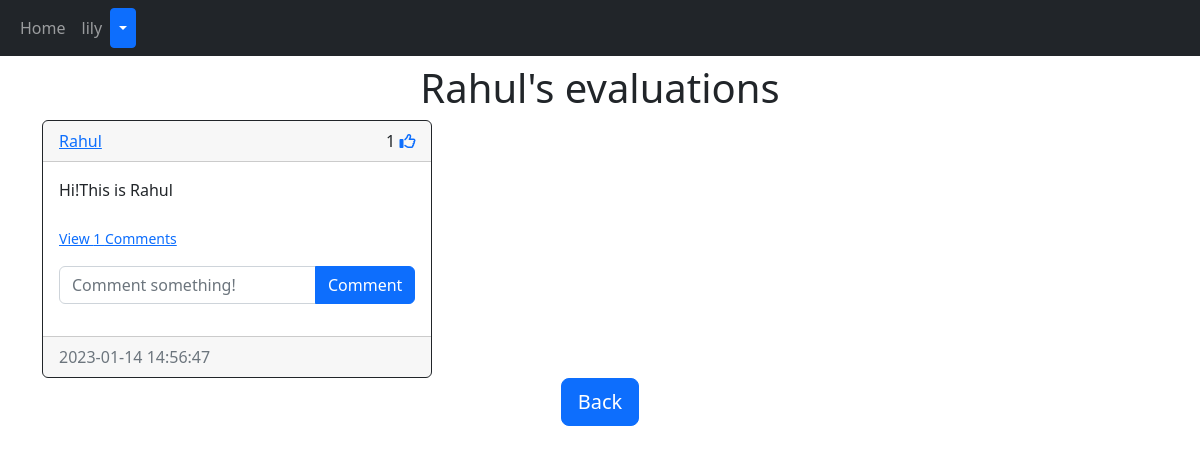
The page /posts/Rahul (signed in) on the database its author committed.
### application/models.py (models this page shows)
class User(db.Model, UserMixin):
    id = db.Column(db.Integer,primary_key=True)
    email = db.Column(db.String(150),unique=True)
    username = db.Column(db.String(150),unique=True)
    password = db.Column(db.String(150))
    date_created = db.Column(db.DateTime(timezone=True),default=func.now())
    posts =  db.relationship("Post", backref="user",cascade="all, delete")
    comments =  db.relationship("Comment", backref="user",cascade="all, delete")
    likes =  db.relationship("Like", backref="user",cascade="all, delete")
    followers = db.relationship("Follower", foreign_keys=[Follower.user_id], backref="followed_user", lazy="dynamic")
    following = db.relationship("Follower", foreign_keys=[Follower.follower_id], backref="follower", lazy="dynamic")

class Post(db.Model):
    id = db.Column(db.Integer,primary_key=True)
    text =db.Column(db.Text,nullable=False)
    date_created = db.Column(db.DateTime(timezone=True),default=func.now())
    author = db.Column(db.Integer,db.ForeignKey('user.id'),nullable = False)
    comments =  db.relationship("Comment", backref="post",cascade="all, delete")
    likes =  db.relationship("Like", backref="post",cascade="all, delete")

### application/views.py (the view)
@views.route("/posts/<username>")
@login_required
def post(username):
    user = User.query.filter_by(username=username).first()
    if not user:
        flash("No with that username exist", category="error")
        redirect(url_for('views.home'))
    posts = user.posts
    user_id = user.id
    following = Follower.query.filter_by(
        user_id=user.id, follower_id=current_user.id).first()
    return render_template("posts.html", user=current_user, posts=posts, username=username, User=User, following=following, user_id=user_id)

### app.py (called while the page is built)
def create_app():
    app = Flask(__name__)
    app.config['SECRET_KEY'] = "perfetchworld"
    app.config['SQLALCHEMY_DATABASE_URI'] = "sqlite:///database.db"
    app.config['SQLALCHEMY_TRACK_MODIFICATIONS'] = False
    db.init_app(app)
    app.app_context().push()
    app.register_blueprint(views,url_prefix="/")
    app.register_blueprint(authentication,url_prefix="/")
    create_database(app)
    login_manager = LoginManager()
    login_manager.login_view = "authentication.log_in"
    login_manager.init_app(app)
    @login_manager.user_loader
    def load_user(id):
        return User.query.get(int(id))
    return app

### templates/posts.html (shortened to what this page needs)
{% extends "posts_div.html" %}
{% block header %}
<h1 align="center">{{ username }}'s evaluations</h1>
<div style="
display: flex;
justify-content: space-betw
{% if username != current_user.username %}
{% endif %}
</div>
{% endblock %}
{% block footer %}
<div align="center">
    <a href="\home"><button type="button" class="btn btn-primary btn-lg">Back</button></a>
</div>
{% endblock %}

### templates/posts_div.html (shortened to what this page needs)
{% extends "nav.html" %} {% block title %}Hotel comments analysis{% endblock %} {% block content
%}
<h1 align="center">{% block header %}Hotel comments analysis{% endblock %}</h1>
<div id="posts">
  {% for post in posts %}
  <div class="card border-dark">
    <div class="card-header d-flex justify-content-between align-items-center">
      <a href="/posts/{{post.user.username}}">{{post.user.username}}</a>
      <div>
        {{post.likes|length}}
        <a href="/like-post/{{post.id}}"><i class="fa-regular fa-thumbs-up"></i></a>
      </div>
    </div>
    <div class="card-body">
      <div class="card-text">{{post.text}}</div>
      <br />
      <p class="card-text">
        {% if post.comments|length > 0 %}
        <a data-bs-toggle="collapse" href="#comments-{{post.id}}" role="button">
          <small>View {{post.comments|length}} Comments</small>
        </a>
        {% else %}
        <small class="text-muted">No Comments</small>
        {% endif %}
      </p>
      <form class="input-group mb-3" method="POST" action="/create-comment/{{post.id}}">
        <input type="text" id="text" name="text" class="form-control" placeholder="Comment something!" />
        <button type="submit" class="btn btn-primary">Comment</button>
      </form>
    </div>
    <div class="card-footer text-muted">{{post.date_created}}</div>
  </div>
  <br />{% endfor %}
</div>
{% block footer %}{% endblock %} {% endblock %}

### templates/nav.html (shortened to what this page needs)
<!DOCTYPE html>
<html lang="en">
<head>
  <link href="https://cdn.jsdelivr.net/npm/bootstrap@5.2.3/dist/css/bootstrap.min.css" rel="stylesheet"
>
</head>
<body>
  <nav class="navbar navbar-expand-lg navbar-dark bg-dark">
    <div class="container-fluid">
      <div class="collapse navbar-collapse" id="navbar">
        <div class="navbar-nav">
          <a class="nav-item nav-link" href="/home">Home</a>
          {% if user.is_authenticated %}
          <a class="nav-item nav-link">{{user.username}}</a>
          <div class="btn-group">
            <button type="button" class="btn btn-sm btn-primary dropdown-toggle" data-bs-toggle="dropdown"></button>
          </div>
          {% else %}
          <a class="nav-item nav-link" href="/login">Login</a>
          <a class="nav-item nav-link" href="/sign-up">Sign Up</a>
          {% endif %}
        </div>
      </div>
    </div>
  </nav>
  <div class="container">{% block content %}{% endblock %}<div>
</body>
</html>

### rows shown on the page
User: username "lily"
User: username "Rahul"
Post: user.username "Rahul", likes|length "1", text "Hi!This is Rahul", comments|length "1", date_created "2023-01-14 14:56:47"
